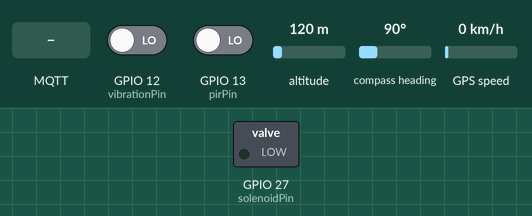
Simulated run of this sketch. Board: ESP32. Parts: switched loads named in the sketch (green lamp = pin HIGH). Inputs (shaded band) come from the test bench; at power-on: GPIO 12 (vibrationPin) LOW, GPIO 13 (pirPin) LOW, altitude 120 m, compass heading 90°, GPS speed 0 km/h. WiFi joins after 1.5 s; servers stay silent unless stated; the GPS gets a fix after 3 s at 37.7749, -122.4194 with 8 satellites; no MQTT or app messages arrive unless stated; what the sketch prints to the serial monitor is not drawn.

Above: at 2.7 s.
2.8 s: MQTT message "1" arrives on the first subscribed topic
At 4.9 s:
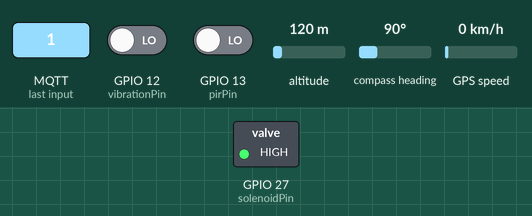
6.0 s: MQTT message "0" arrives on the first subscribed topic
At 9.0 s:
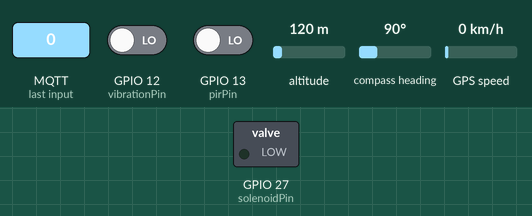
Timing chart, 0 to 10.5 s (numbered marks = the images above; inputs shaded):
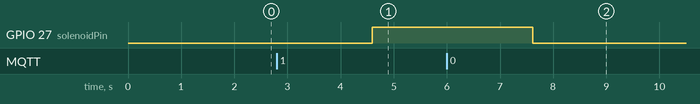

The sketch:

fp.ino
```cpp
#include <WiFi.h>
#include <PubSubClient.h>
#include <Keypad.h>
#include <TinyGPS++.h>
#include <ArduinoJson.h>

// Update these with your WiFi and MQTT broker settings
const char* ssid = "masihspotpanas";
const char* password = "mbokarep";
const char* mqtt_server = "152.42.194.14";
const char* mqtt_pub_topic = "/iot06/box/c2647bb2-d87a-4489-a0db-5d7840abb36a/pub-sensor";
const char* mqtt_sub_topic = "/iot06/box/c2647bb2-d87a-4489-a0db-5d7840abb36a/sub-access";

WiFiClient espClient;
PubSubClient client(espClient);

TinyGPSPlus gps;
HardwareSerial SerialGPS(1);

const int pirPin = 13;  // PIR sensor pin
const int vibrationPin = 12;  // Vibration sensor pin
const int solenoidPin = 27; // Solenoid pin

const byte ROWS = 4; // four rows
const byte COLS = 4; // four columns
char keys[ROWS][COLS] = {
  {'1','2','3','A'},
  {'4','5','6','B'},
  {'7','8','9','C'},
  {'*','0','#','D'}
};
byte rowPins[ROWS] = {23, 22, 21, 19}; // connect to the row pinouts of the keypad
byte colPins[COLS] = {18, 5, 4, 2}; // connect to the column pinouts of the keypad

Keypad keypad = Keypad(makeKeymap(keys), rowPins, colPins, ROWS, COLS);

// Variables to track keypad input and state
String keypadInput = "";
bool isCollectingInput = false;
bool solenoidState = false; // To track the solenoid state

void setup() {
  Serial.begin(115200);
  SerialGPS.begin(9600, SERIAL_8N1, 22, 23);  // RX, TX pins for GPS module

  pinMode(pirPin, INPUT);
  pinMode(vibrationPin, INPUT);
  pinMode(solenoidPin, OUTPUT);

  setup_wifi();
  client.setServer(mqtt_server, 1883);
  client.setCallback(callback);

  digitalWrite(solenoidPin, LOW);
}

void setup_wifi() {
  delay(10);
  Serial.println();
  Serial.print("Connecting to ");
  Serial.println(ssid);

  WiFi.begin(ssid, password);

  while (WiFi.status() != WL_CONNECTED) {
    delay(500);
    Serial.print(".");
  }

  Serial.println("");
  Serial.println("WiFi connected");
  Serial.println("IP address: ");
  Serial.println(WiFi.localIP());
}

void callback(char* topic, byte* payload, unsigned int length) {
  Serial.print("Message arrived [");
  Serial.print(topic);
  Serial.print("] ");
  payload[length] = '\0'; // Null-terminate the payload
  Serial.println((char*)payload);

  if (strcmp(topic, mqtt_sub_topic) == 0) {
    if (strcmp((char*)payload, "1") == 0) {
      solenoidState = true;
    } else if (strcmp((char*)payload, "0") == 0) {
      solenoidState = false;
    }
  }
}

void reconnect() {
  while (!client.connected()) {
    Serial.print("Attempting MQTT connection...");
    if (client.connect("ESP32Client")) {
      Serial.println("connected");
      client.subscribe(mqtt_sub_topic);
    } else {
      Serial.print("failed, rc=");
      Serial.print(client.state());
      Serial.println(" try again in 5 seconds");
      delay(5000);
    }
  }
}

void loop() {
  if (!client.connected()) {
    reconnect();
  }
  client.loop();

  // Create JSON object
  StaticJsonDocument<256> doc;
  doc["pir"] = digitalRead(pirPin) == HIGH ? "Motion" : "Freeze";
  doc["vibration"] = digitalRead(vibrationPin) == HIGH ? "Vibrate" : "Idle";

  while (SerialGPS.available() > 0) {
    gps.encode(SerialGPS.read());
    if (gps.location.isUpdated()) {
      doc["gps"]["latitude"] = gps.location.lat();
      doc["gps"]["longitude"] = gps.location.lng();
    }
  }

  char key = keypad.getKey();
  if (key) {
    if (key == '*') {
      // Start collecting input
      isCollectingInput = true;
      keypadInput = ""; // Reset input string
    } else if (key == '#') {
      // Stop collecting input and send data
      isCollectingInput = false;
      doc["keypad"] = keypadInput;

      // Serialize JSON to string
      char jsonBuffer[512];
      serializeJson(doc, jsonBuffer);

      // Publish JSON string to MQTT topic
      client.publish(mqtt_pub_topic, jsonBuffer);

      // Reset keypad input
      keypadInput = "";
    } else if (isCollectingInput) {
      // Collect keypad input
      keypadInput += key;
    }
  }

  if (!isCollectingInput) {
    doc["keypad"] = "null";
    doc["flag"] = "NO";

    // Serialize JSON to string
    char jsonBuffer[512];
    serializeJson(doc, jsonBuffer);

    // Publish JSON string to MQTT topic
    client.publish(mqtt_pub_topic, jsonBuffer);
  }

  // Update solenoid pin based on solenoidState
  if (solenoidState) {
    digitalWrite(solenoidPin, HIGH);
  } else {
    digitalWrite(solenoidPin, LOW);
  }

  delay(3000);  // adjust delay as necessary
}
```

Measured:
- after the input at 2.8 s, GPIO 27 (solenoidPin): LOW → HIGH after 1.8 s
- after the input at 6.0 s, GPIO 27 (solenoidPin): HIGH → LOW after 1.6 s
